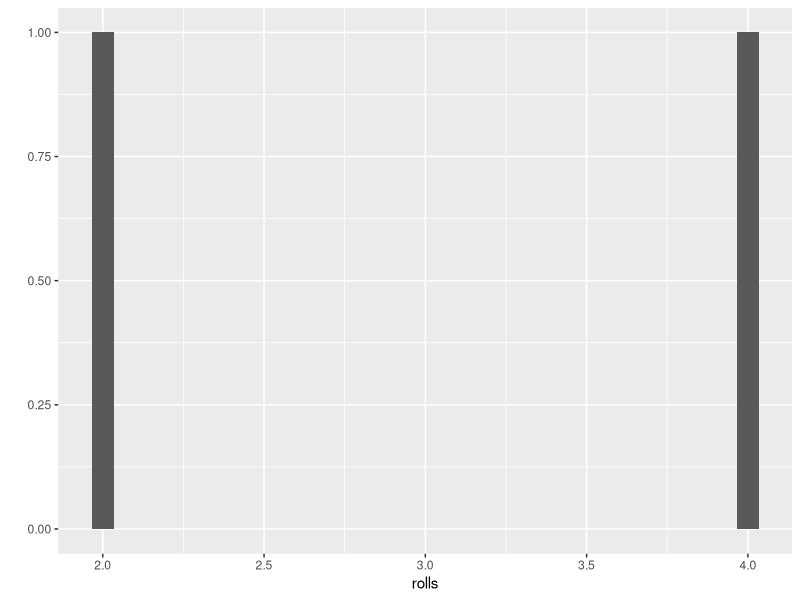

This chart was generated by the following R code:
#define var
o <- 4

o = 5

o = o + 5

o = o / o

# roll a dice 
roll <- function(die , p){
  dice <- sample(die , 10 , replace= TRUE , prob=p)
  dice
}

die = 1:6
p = c(1/6 , 1/6 , 1/6 , 1/6 , 1/6 , 1/6)

roll(die , p)
# install.packages('ggplot2')

library(ggplot2)

roll <- function(die, p){
  dice <- sample(die, 2, replace=TRUE, prob=p)
  dice
}

die <- 1:6
probability <- c(1/6, 1/6, 1/6, 1/6, 1/6, 1/6)

rolls <- replicate(1000000, roll(die, probability))

qplot(rolls)
